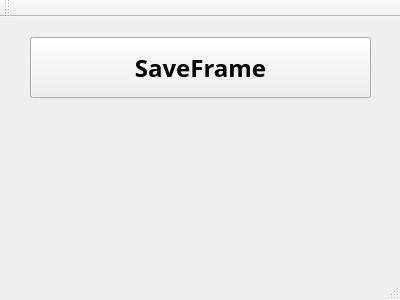
<?xml version="1.0" encoding="UTF-8"?>
<ui version="4.0">
 <class>MainWindow</class>
 <widget class="QMainWindow" name="MainWindow">
  <property name="geometry">
   <rect>
    <x>0</x>
    <y>0</y>
    <width>400</width>
    <height>300</height>
   </rect>
  </property>
  <property name="windowTitle">
   <string>MainWindow</string>
  </property>
  <widget class="QWidget" name="centralWidget">
   <widget class="QPushButton" name="saveFrame">
    <property name="geometry">
     <rect>
      <x>30</x>
      <y>20</y>
      <width>341</width>
      <height>61</height>
     </rect>
    </property>
    <property name="font">
     <font>
      <family>Jokerman</family>
      <pointsize>18</pointsize>
      <weight>75</weight>
      <bold>true</bold>
     </font>
    </property>
    <property name="text">
     <string>SaveFrame</string>
    </property>
   </widget>
  </widget>
  <widget class="QMenuBar" name="menuBar">
   <property name="geometry">
    <rect>
     <x>0</x>
     <y>0</y>
     <width>400</width>
     <height>23</height>
    </rect>
   </property>
  </widget>
  <widget class="QToolBar" name="mainToolBar">
   <attribute name="toolBarArea">
    <enum>TopToolBarArea</enum>
   </attribute>
   <attribute name="toolBarBreak">
    <bool>false</bool>
   </attribute>
  </widget>
  <widget class="QStatusBar" name="statusBar"/>
 </widget>
 <layoutdefault spacing="6" margin="11"/>
 <resources/>
 <connections/>
</ui>
